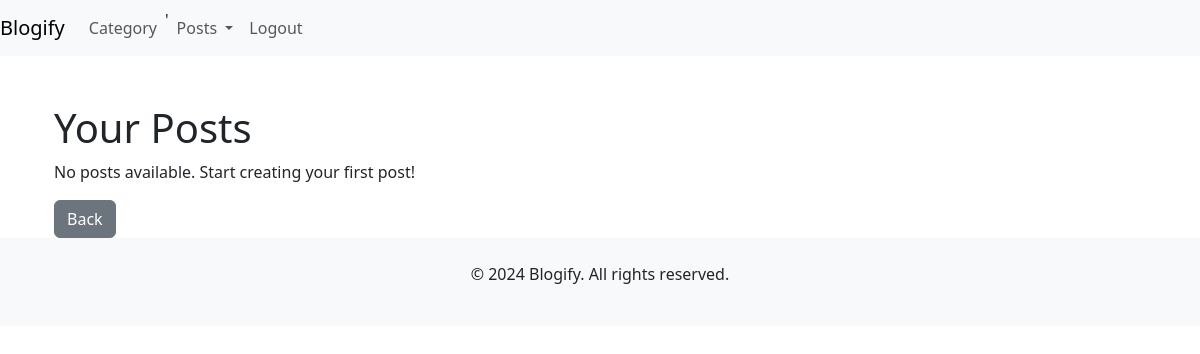
The app's page /users/posts/ (signed in), older data.
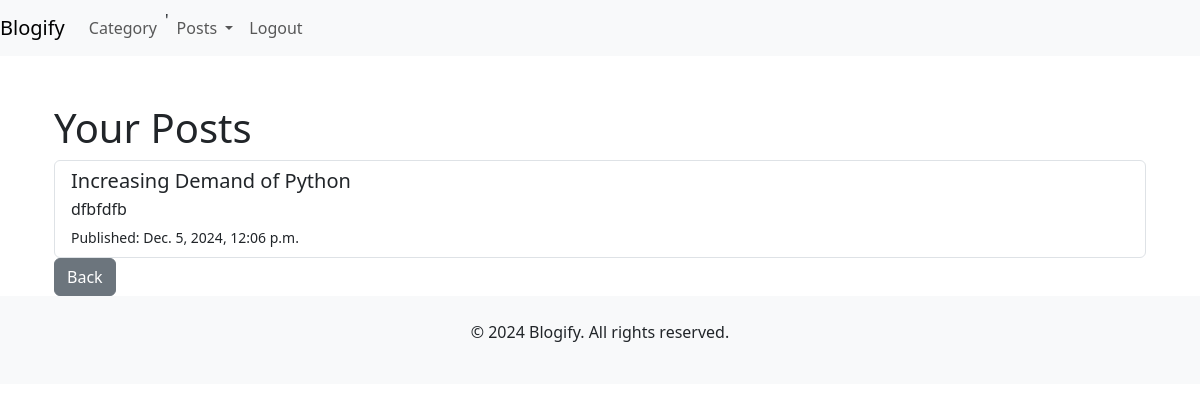
The same page, newer data.
### blog/models.py (models this page shows, shortened)
class Post(models.Model):
    title = models.CharField(max_length=200)
    content = models.TextField()
    author = models.ForeignKey(settings.AUTH_USER_MODEL, on_delete=models.CASCADE, related_name='posts')
    created_at = models.DateTimeField(auto_now_add=True)
    updated_at = models.DateTimeField(auto_now=True)
    published = models.BooleanField(default=False)
    slug = models.SlugField(unique=True)  # A slug to be used in the URL
    category = models.ForeignKey(Category, on_delete=models.CASCADE, related_name='posts', null=True, blank=True)  # Link to Category

### User/views.py (the view)
# urls.py: path('posts/', views.UserPosts, name='user_own_post'),
@login_required
def UserPosts(request):
    user_posts = Post.objects.filter(author=request.user)
    return render(request, 'users_own_posts.html', {'user_posts': user_posts})

### User/templates/users_own_posts.html
{% extends 'user_base.html' %}
{% block content %}
<div class="container mt-5">
    <h1>Your Posts</h1>
    {% if user_posts %}
        <div class="list-group">
            {% for post in user_posts %}
                <a href="{% url 'user_post_detail' post.id %}" class="list-group-item list-group-item-action">
                    <h5 class="mb-1">{{ post.title }}</h5>
                    <p class="mb-1">{{ post.content|truncatewords:20 }}</p>
                    <small>Published: {{ post.created_at }}</small>
                </a>
            {% endfor %}
        </div>
    {% else %}
        <p>No posts available. Start creating your first post!</p>
    {% endif %}
    <a href="{% url 'user_home'%}" class="btn btn-secondary">Back</a>
</div>
{% endblock %}

Row changes from the older to the newer data that the page shows:
added Post: title "Increasing Demand of Python", content "dfbfdfb", created_at "Dec. 5, 2024, 12:06 p.m."
Text that changed along with them:
text no longer shown: "No posts available. Start creating your first post!"
